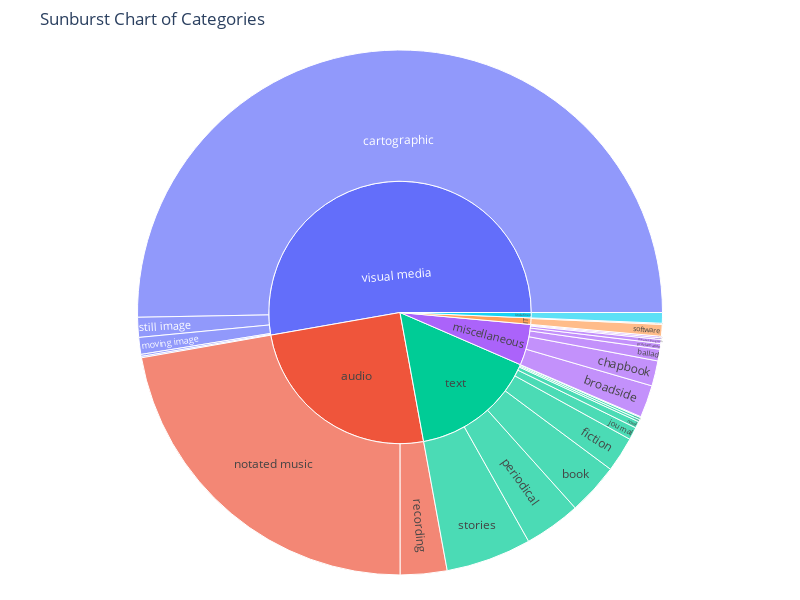

Notebook code cell kept with this figure:
### Code cell
import plotly.express as px

# hierarchies['Level 1'] = hierarchies['Level 1'].fillna('')
# hierarchies['Level 2'] = hierarchies['Level 2'].fillna('')
# hierarchies['Level 3'] = hierarchies['Level 3'].fillna('')

# filtered_hierarchies = hierarchies[(hierarchies['Level2'] != '') | (hierarchies['Level3'] != '')]

# Creating the sunburst chart
fig = px.sunburst(
    hierarchies, 
    path=['Level 0', 'Level 1'],  # The hierarchy of your categories
    values='Value',  # The values for each leaf node
    labels='Key',  # The names for each leaf node
    title="Sunburst Chart of Categories",  # Optional: Adds a title to your chart
    width = 1000
)

# Set the size of the figure here
fig.update_layout(
    width=800,   # Adjust the width as needed
    height=600,  # Adjust the height as needed
    margin=dict(t=50, l=25, r=25, b=25)  # Adjust the margins if needed
)

# Show the figure
fig.show()

### Figure 1 — Plotly figure (JSON) as saved in the notebook; plotly's stock layout.template omitted (floating-point values rounded to 4 significant figures)
{"data": [{"branchvalues": "total", "domain": {"x": [0, 1], "y": [0, 1]}, "hovertemplate": "labels=%{label}<br>Value=%{value}<br>parent=%{parent}<br>id=%{id}<extra></extra>", "ids": ["Undefined/ ", "IT/Internet resource", "miscellaneous/almanac", "miscellaneous/annotation", "miscellaneous/ballad", "text/book", "miscellaneous/broadside", "visual media/cartographic", "miscellaneous/chapbook", "text/fiction", "text/history", "text/journal", "visual media/moving image", "audio/notated music", "text/novel", "text/periodical", "visual media/poster", "miscellaneous/proclamation", "text/reader", "audio/recording", "IT/software", "visual media/still image", "text/stories", "text/tale", "miscellaneous/theater program", "visual media/three dimensional object", "IT", "Undefined", "audio", "miscellaneous", "text", "visual media"], "labels": [" ", "Internet resource", "almanac", "annotation", "ballad", "book", "broadside", "cartographic", "chapbook", "fiction", "history", "journal", "moving image", "notated music", "novel", "periodical", "poster", "proclamation", "reader", "recording", "software", "still image", "stories", "tale", "theater program", "three dimensional object", "IT", "Undefined", "audio", "miscellaneous", "text", "visual media"], "name": "", "parents": ["Undefined", "IT", "miscellaneous", "miscellaneous", "miscellaneous", "text", "miscellaneous", "visual media", "miscellaneous", "text", "text", "text", "visual media", "audio", "text", "text", "visual media", "miscellaneous", "text", "audio", "IT", "visual media", "text", "text", "miscellaneous", "visual media", "", "", "", "", "", ""], "type": "sunburst", "values": [949, 99, 138, 147, 1044, 4616, 2888, 72950, 2254, 3141, 200, 1132, 1505, 32275, 593, 5050, 179, 503, 202, 4162, 1052, 1779, 7644, 75, 358, 125, 1151, 949, 36437, 7332, 22653, 76538]}], "layout": {"height": 600, "legend": {"tracegroupgap": 0}, "margin": {"b": 25, "l": 25, "r": 25, "t": 50}, "title": {"text": "Sunburst Chart of Categories"}, "width": 800}}
